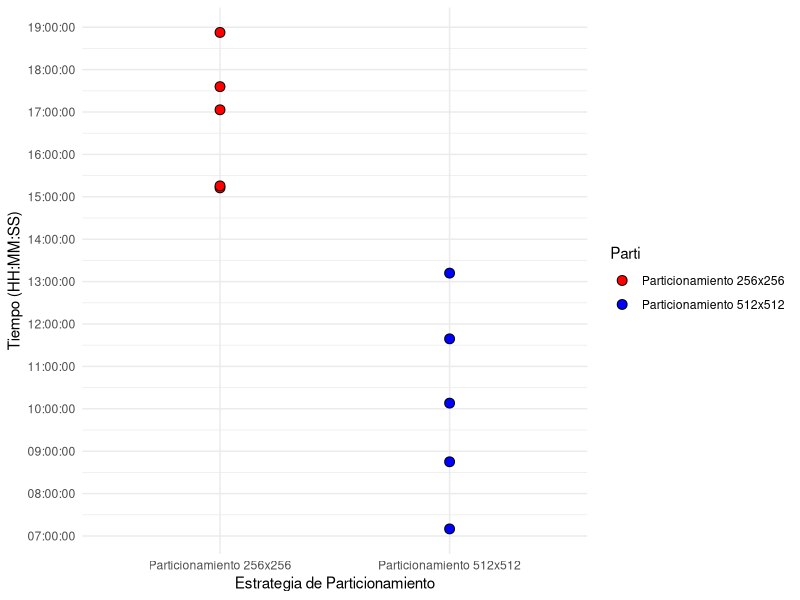

Reproduce this figure in R.
library(ggplot2)
library(tidyr)

# Datos de ejemplo
tiempo_512 <- c("11:39:00", "13:12:00", "10:08:00", "8:45:00", "7:10:00")
tiempo_256 <-	c("15:12:39", "17:35:54", "17:03:09", "18:52:38", "15:15:27")

# Convertir tiempos a formato de fecha y hora
tiempo_512 <- as.POSIXct(tiempo_512, format = "%H:%M:%S")
tiempo_256 <- as.POSIXct(tiempo_256, format = "%H:%M:%S")

# Crear un data.frame con los tiempos y las áreas
data <- data.frame(
  Tiempo = c(tiempo_512, tiempo_256),
  Parti = rep(c("Particionamiento 512x512", "Particionamiento 256x256" ), each = 5)
)

# Crear el gráfico de puntos con colores personalizados
ggplot(data, aes(x = Parti, y = Tiempo, fill = Parti)) +
  geom_point(shape = 21, color = "black", size = 3) +
  labs(x = "Estrategia de Particionamiento", y = "Tiempo (HH:MM:SS)") +
  scale_fill_manual(values = c("Particionamiento 512x512" = "blue", "Particionamiento 256x256" = "red")) +  # Mostrar la leyenda
  scale_y_datetime(date_labels = "%H:%M:%S", date_breaks = "1 hour") +  # Formato HH:MM:SS y saltos de 1 hora
  theme_minimal()
